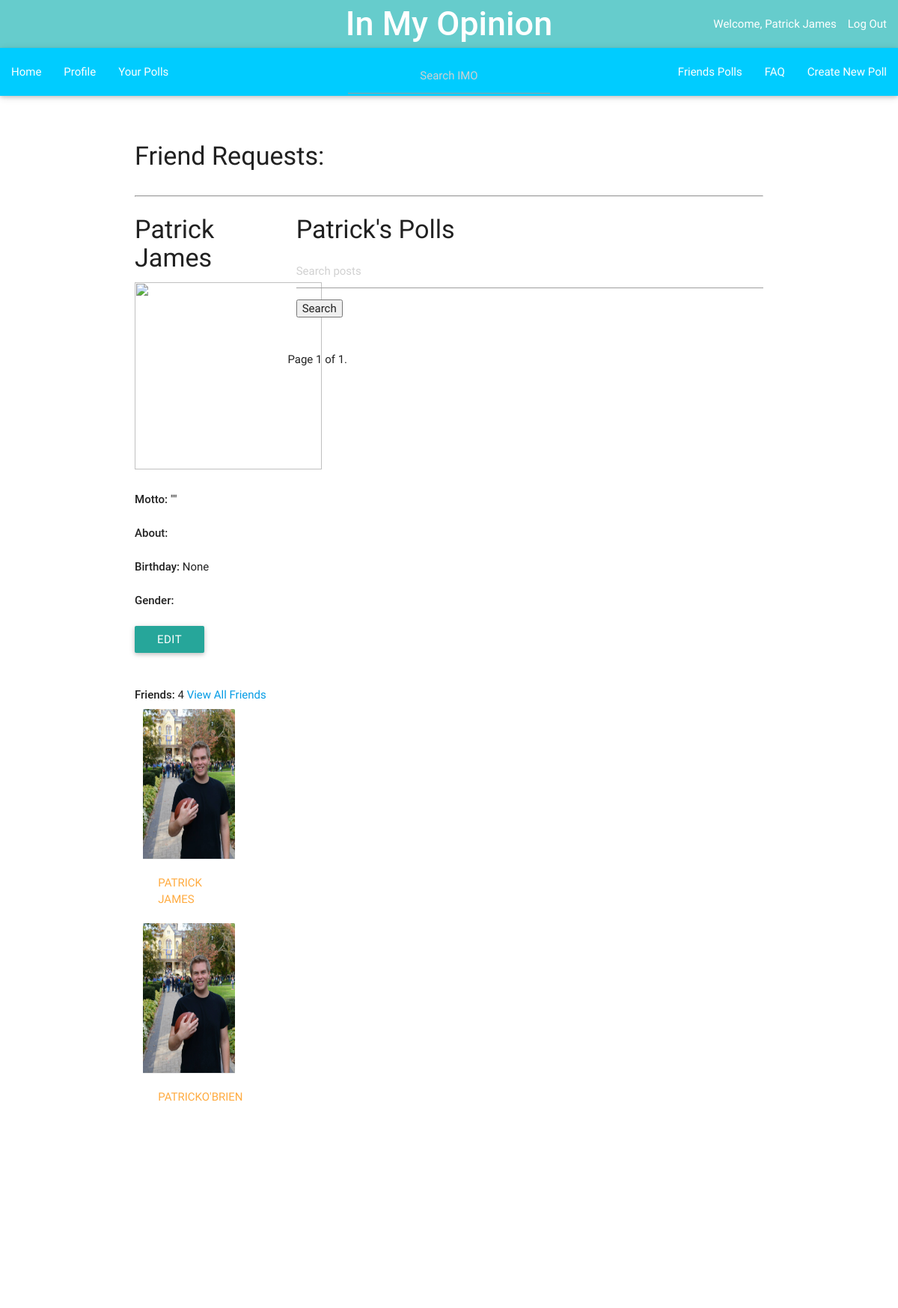
The page /imo_app/profile/ (signed in, upper part) on the database as committed earlier.
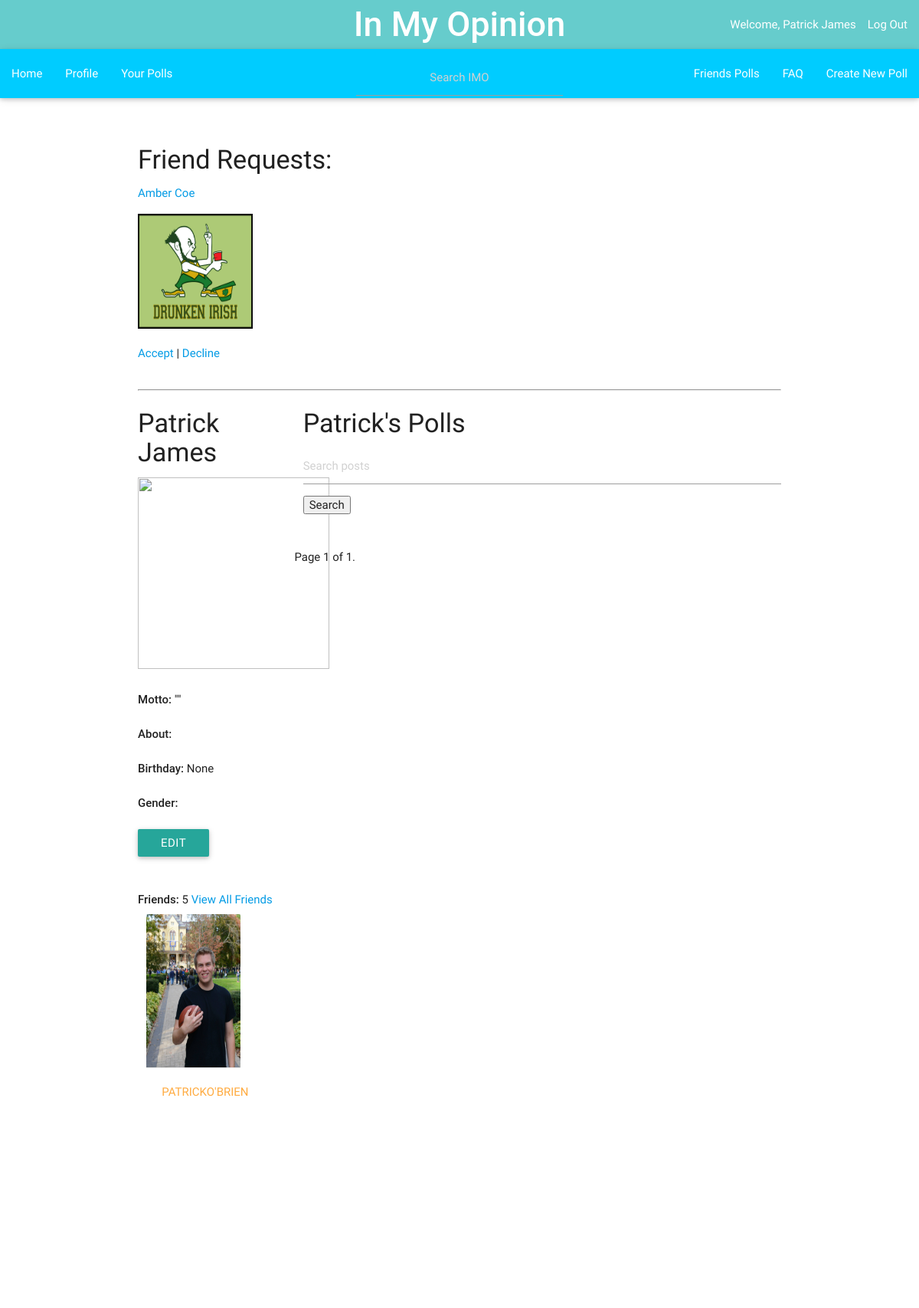
The same page on the database as committed later.
### imo_app/models.py (models this page shows, shortened)
class Friendship(models.Model):
    requester = models.ForeignKey(UserProfile, related_name="friendship_creator_set")
    friend = models.ForeignKey(UserProfile, related_name="friend_set")
    status = models.CharField(max_length=50, default='')
    relation_date = models.DateTimeField(auto_now_add=True, editable=False)

class UserProfile(models.Model):
    user = models.OneToOneField(User)
    name = models.CharField(max_length=200, default='')
    gender = models.CharField(default='', blank=True, max_length=15)
    picture = models.ImageField(blank=True, null=True, default='')
    birthday = models.DateField(blank=True, null=True)
    about = models.TextField(null = True, blank = True, default='')
    motto = models.CharField(max_length=200, null = True, blank=True, default='')
    total_friends = models.IntegerField(default=0)
    sponsor = models.BooleanField(default=False)

### imo_app/views.py (the view, shortened to what this page needs)
@login_required
def profile(request):
    current_user=request.user
    author = UserProfile.objects.get(id=current_user.id)
    friends_list = Friendship.objects.filter(requester=current_user.id, status='Friends')[:10]
    q_list = Question.objects.filter(author=author)
    total_friends = author.total_friends
    if (request.POST.get('edit')):
        form = ProfileForm(instance=author)
        return render(request, 'imo_app/profile_form.html', {'form': form})
    if request.GET.get("q"):
        query = request.GET.get("q")
        q_list = search_bars(q_list, query)
    paginator = Paginator(q_list, 10) # Show 25 contacts per page
    page = request.GET.get('page')
    try:
        q = paginator.page(page)
    except PageNotAnInteger:
        q = paginator.page(1)
    except EmptyPage:
        q = paginator.page(paginator.num_pages)
    requests = ''
    if Friendship.objects.filter(friend=current_user.id, status='requested'):
        requests = Friendship.objects.filter(friend=current_user.id, status='requested')[:5]
    context = {
        'requests': requests,
        'friends': total_friends,
        'f_all': friends_list,
        'q_all': q,
        'current_user': current_user,
        'first_name': author.user.first_name,
        'last_name': author.user.last_name,
        'gender': author.gender,
        'birthday': author.birthday,
        'about': author.about,
        'email': author.user.email,
        'motto': author.motto,
        'picture': author.picture,
    }
    return render(request, 'imo_app/profile.html', context)

### imo_app/templates/imo_app/profile.html (shortened to what this page needs)
{% extends "imo_app/base.html" %}
{% block content %}
<br></br>
  </div>
    <div class="container">
      <h4>Friend Requests:</h4>
        <div class="row">
          {% for i in requests %}
          <div class="col s3">
          <a href="{% url 'imo_app:view_profile' i.requester.id %}">{{i.requester.user.first_name}} {{i.requester.user.last_name}}</a>
          {% if i.requester.picture %}
          <a href="{% url 'imo_app:view_profile' i.requester.id %}"><p><img src='{{ i.requester.picture.url }}' class='img-responsive' width="150px" height="150px" /></p></a>
          {% else %}
          <a href="{% url 'imo_app:view_profile' i.requester.id %}"><p><img src='{{ 100.url }}' class='img-responsive' width="150px" height="150px" /></p></a>
          {% endif %}
          <a href="{% url 'imo_app:accept_friend_profile' i.requester.id %}">Accept </a>
          |
          <a href="{% url 'imo_app:decline_friend_profile' i.requester.id %}">Decline </a>
        </div>
          {% endfor %}
      </div>
        <hr></hr>
    <div class="row">
    <div class="col s3">
        <h4>{{ first_name }} {{ last_name }}</h4>
        {% if picture %}
        <img src='{{ picture.url }}' class='img-responsive' width="250px" height="250px" />
        {% endif %}
        <br></br>
        <strong>Motto:</strong> "{{ motto }}"
        <br></br>
        <strong>About:</strong> {{ about }}
        <br></br>
        <strong>Birthday:</strong> {{ birthday }}
        <br></br>
        <strong>Gender:</strong> {{ gender }}
        <br></br>
        <form action="{% url 'imo_app:profile' %}" method="POST">
          <input type="submit" value="edit" name='edit' class='btn' size=50%; />
        </form>
        <br></br>
        <strong>Friends:</strong> {{ friends }}
        <a href="{% url 'imo_app:all_friends' user.id %}">View All Friends</a>
        {% for i in f_all %}
          <div class="card">
            <div class="col s9">
              <div class="card-image">
                {% if i.friend.picture %}
                <a href="{% url 'imo_app:view_profile' i.friend.id %}"><img src='{{ i.friend.picture.url }}' class='img-responsive' width="150px" height="200px"/></a>
                {% else %}
                <a href="{% url 'imo_app:view_profile' i.friend.id %}"><p><img src='{{ 100.url }}' class='img-responsive' width="150px" height="150px" /></p></a>
                {% endif %}
              </div>
            <div class="card-action">
              <a href="{% url 'imo_app:view_profile' i.friend.id %}">{{ i.friend.name }}</a>
            </div>
          </div>
        </div>
        {% endfor %}
    </div>
    <div class="col s9">
    <h4>{{ first_name }}'s Polls</h4>
      <div class="row">
        <div class="col m12">
        <form method='GET' action=''>
        <input type='text' name='q' placeholder='Search posts' value='{{ request.GET.q }}' />
        <input type='submit' value='Search' />
        </form>
        <br></br>
      </div>
        <div class="pagination">
            <span class="step-links">
                <span class="current">
                    Page {{ q_all.number }} of {{ q_all.paginator.num_pages }}.
                </span>
            </span>
        </div>
      </div>
    </div>
  </div>
    <br></br>
    <br></br>
    <br></br>
    <br></br>
    <br></br>
    <br></br>
    <br></br>
    <br></br>
    <br></br>
</div>
{% endblock content %}

Rows that differ between the two databases and show on the page:
removed Friendship: friend.picture (picture), friend.name "PATRICK JAMES", shown under "Patrick James"
added Friendship: requester.user.first_name "Amber", requester.user.last_name "Coe", requester.picture (picture), shown under "Friend Requests:"
Other text that changed with them:
{{ friends }}: "4" → "5"
